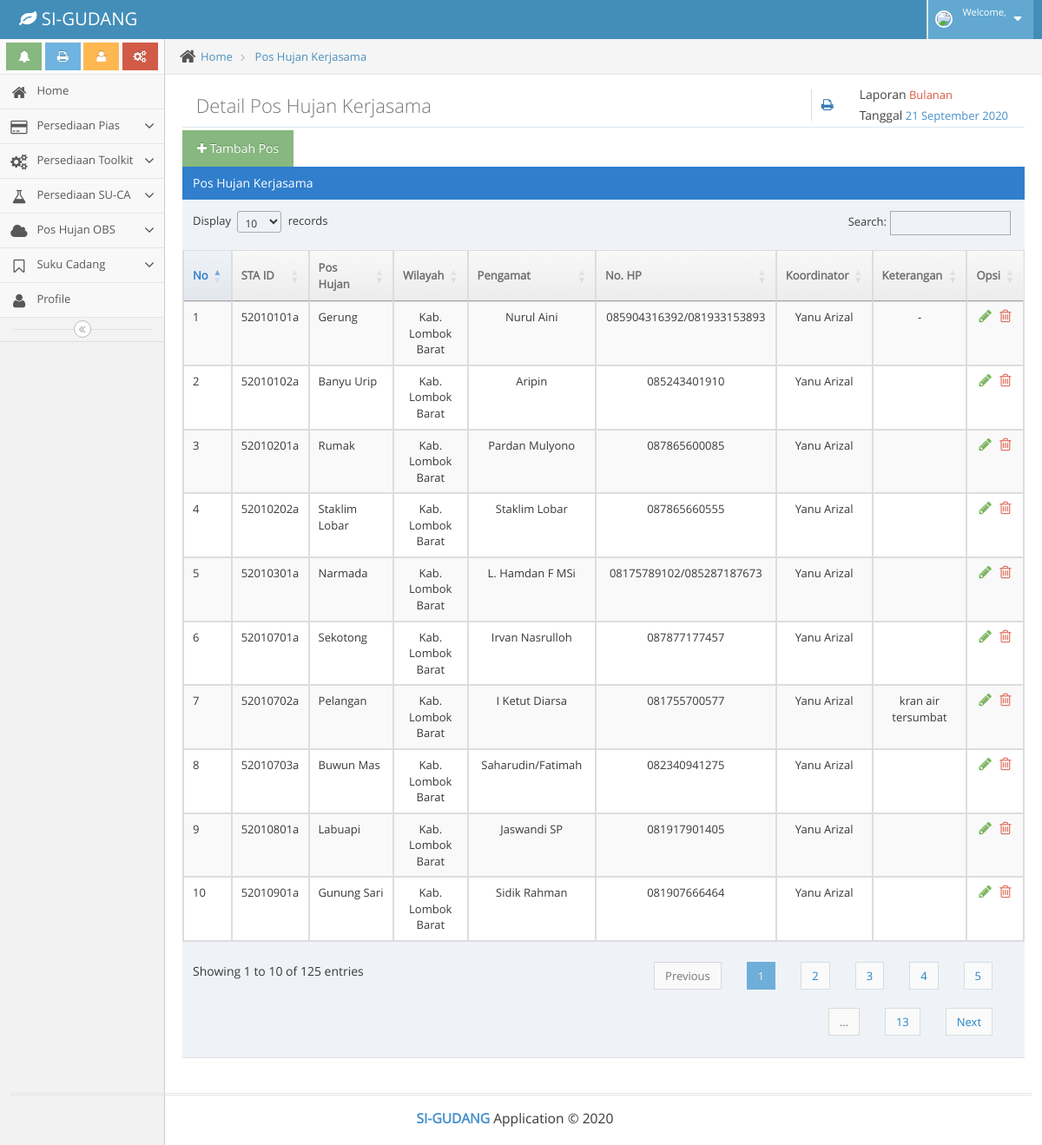
The app's page /index.php/poshujan with its own data.
### tables this page shows
CREATE TABLE `tbl_poshujan` (
  `id_sta` char(16) NOT NULL,
  `nama_pos` varchar(60) NOT NULL,
  `wilayah` varchar(60) NOT NULL,
  `pengamat` varchar(40) NOT NULL,
  `no_hp` varchar(50) NOT NULL,
  `koor` varchar(30) NOT NULL,
  `keterangan` varchar(225) NOT NULL
);

### application/controllers/Poshujan.php (called while the page is built, shortened)
<?php
class Poshujan extends CI_Controller
{
	public function __construct()
	{
		$this->load->helper('url');
		$this->load->helper('form');
		$this->load->model('Poshujan_model', 'poshujanm');
	}
	public function index ()
	{
		$data['title'] = 'Detail Pos Hujan';
		$data['user'] = $this->db->get_where('user', ['email' => $this->session->userdata('email')]) -> row_array();
		$this->load->library('session');
		$this->load->library('form_validation');
		 $this->load->database();
		 $this->load->model('Poshujan_model');
        $data['hujans'] =  $this->poshujanm->getPos();
		$this->load->view('user/data_poshujan', $data);
	}
}

### index.php (called while the page is built, shortened)
<?php
require_once BASEPATH.'core/CodeIgniter.php';

### application/helpers/tanggal_helper.php (called while the page is built, shortened)
<?php
if (!function_exists('bulan')) {
    function bulan(){
        $bulan = Date('m');
        switch ($bulan) {
            case 9:
                $bulan = "September";
                break;
        }
        return $bulan;
    }
}
if (!function_exists('tanggal')) {
    function tanggal() {
        $tanggal = Date('d') . " " .bulan(). " ".Date('Y');
        return $tanggal;
    }
}
 ?>

### application/models/Poshujan_model.php (called while the page is built, shortened)
<?php
class Poshujan_model extends CI_Model
{
    public function getPos()
    {
        $this->db->order_by('id_sta');
        return $this->db->get('tbl_poshujan')->result_array();
    }
}

### application/views/user/data_poshujan.php (the view, shortened to what this page needs)
<!DOCTYPE html>
<html lang="en">
	<body class="no-skin">
		<div class="main-container" id="main-container">
			</div>
			<div class="main-content">
				<div class="main-content-inner">
					<div class="breadcrumbs" id="breadcrumbs">
						<ul class="breadcrumb">
							<li>
								<i class="ace-icon fa fa-home home-icon"></i>
								<a href="<?= base_url ('user') ;?>">Home</a>
							</li>
							<li>
								<a href="<?= base_url ('Poshujan') ;?>">Pos Hujan Kerjasama</a>
							</li>
						</ul>
					</div>
					<div class="page-content">
						<div class="row">
									<div class="col-xs-12">
										<div class="widget-box transparent">
											<div class="widget-header widget-header-large">
												<h3 class="widget-title grey lighter">
													Detail Pos Hujan Kerjasama
												</h3>
												<div class="widget-toolbar no-border invoice-info">
													<span class="invoice-info-label">Laporan</span>
													<span class="red">Bulanan</span>
													<br />
													<span class="invoice-info-label">Tanggal</span>
													<span class="blue"><?= tanggal()?></span>
												</div>
												<div class="widget-toolbar hidden-480">
													<a href="<?= base_url('laporan/createpdf')?>">
														<i class="ace-icon fa fa-print"></i>
													</a>
												</div>
											</div>
										</div>
										<div class="col-auto">
							                <a href="<?= base_url('poshujan/tambah'); ?>" class="btn btn-success">
							                    <span class="icon">
							                        <i class="fa fa-plus"></i>
							                    </span>
							                    <span class="text">
							                       Tambah Pos
							                    </span>
							                </a>
							            </div>
										<div class="clearfix">
										<div class="table-header">
											Pos Hujan Kerjasama
										</div>
										<div class="table-responsive">
											<table id="example" class="table table-striped table-bordered table-hover">
												<thead>
													<tr>
														<th>No</th>
														<th>STA ID</th>
														<th>Pos Hujan</th>
														<th>Wilayah</th>
														<th>Pengamat</th>
														<th>No. HP</th>
														<th>Koordinator</th>
														<th>Keterangan</th>
														<th >Opsi</th>
													</tr>
												</thead>
												<tbody>
													<tr>
														 <?php $i = 1;  ?>
				  											<?php foreach ($hujans as $a) :?>
														<td>
															<?= $i;?>
														</td>
														<td nowrap><?= $a['id_sta'];?></td>
													      <td><?= $a['nama_pos'];?></td>
													      <td style="text-align: center;" ><?= $a['wilayah'];?></td>
													      <td style="text-align: center;" ><?= $a['pengamat'];?></td>
													      <td style="text-align: center;"><?= $a['no_hp'];?></td>
													       <td style="text-align: center;"><?= $a['koor'];?></td>
													      <td style="text-align: center;"><?= $a['keterangan'];?></td>
														<td>
															<div class="hidden-sm hidden-xs action-buttons">
																<a class="green" href="<?php echo base_url('poshujan/edit/'.$a['id_sta']) ?>"  class="badge badge-success">
																	<i class="ace-icon fa fa-pencil bigger-130"></i>
																</a>
																<a class="red" href="<?php echo base_url('poshujan/delete/'.$a['id_sta']) ?>" onclick="javascript: return confirm('Apakah yakin menghapus')" class="badge badge-danger">
																	<i class="ace-icon fa fa-trash-o bigger-130"></i>
																</a>
															</div>
														</td>
													</tr>
														<?php $i++; ?>
													<?php endforeach; ?>
												</tbody>
											</table>
										</div>
									</div>
								</div>
											</div>
										</div>
									</div>
								</div>
							</div>
						<div class="row">
							<div class="col-xs-12">
							</div>
						</div>
		<div class="footer">
				<div class="footer-inner">
					<div class="footer-content">
						<span class="bigger-120">
							<span class="blue bolder">SI-GUDANG</span>
							Application &copy;  <?= date ('Y'); ?>
						</span>
					</div>
				</div>
			</div>
		<link rel="stylesheet" href="<?= base_url('assets/') ;?>css/ace.onpage-help.css" >
		<link rel="stylesheet" href="<?= base_url('assets/') ;?>docs/assets/js/themes/sunburst.css" >
	</body>
</html>

### records on screen
tbl_poshujan: id_sta "52010101a", nama_pos "Gerung", wilayah "Kab. Lombok Barat", pengamat "Nurul Aini", no_hp "085904316392/081933153893", koor "Yanu Arizal", keterangan "-"
tbl_poshujan: id_sta "52010102a", nama_pos "Banyu Urip", wilayah "Kab. Lombok Barat", pengamat "Aripin", no_hp "085243401910", koor "Yanu Arizal"
tbl_poshujan: id_sta "52010201a", nama_pos "Rumak", wilayah "Kab. Lombok Barat", pengamat "Pardan Mulyono", no_hp "087865600085", koor "Yanu Arizal"
tbl_poshujan: id_sta "52010202a", nama_pos "Staklim Lobar", wilayah "Kab. Lombok Barat", pengamat "Staklim Lobar", no_hp "087865660555", koor "Yanu Arizal"
tbl_poshujan: id_sta "52010301a", nama_pos "Narmada", wilayah "Kab. Lombok Barat", pengamat "L. Hamdan F MSi", no_hp "08175789102/085287187673", koor "Yanu Arizal"
tbl_poshujan: id_sta "52010701a", nama_pos "Sekotong", wilayah "Kab. Lombok Barat", pengamat "Irvan Nasrulloh", no_hp "087877177457", koor "Yanu Arizal"
tbl_poshujan: id_sta "52010702a", nama_pos "Pelangan", wilayah "Kab. Lombok Barat", pengamat "I Ketut Diarsa", no_hp "081755700577", koor "Yanu Arizal", keterangan "kran air tersumbat"
tbl_poshujan: id_sta "52010703a", nama_pos "Buwun Mas", wilayah "Kab. Lombok Barat", pengamat "Saharudin/Fatimah", no_hp "082340941275", koor "Yanu Arizal"
tbl_poshujan: id_sta "52010801a", nama_pos "Labuapi", wilayah "Kab. Lombok Barat", pengamat "Jaswandi SP", no_hp "081917901405", koor "Yanu Arizal"
tbl_poshujan: id_sta "52010901a", nama_pos "Gunung Sari", wilayah "Kab. Lombok Barat", pengamat "Sidik Rahman", no_hp "081907666464", koor "Yanu Arizal"

### other values on screen
tanggal() "21 September 2020"
date ('Y') "2020"
